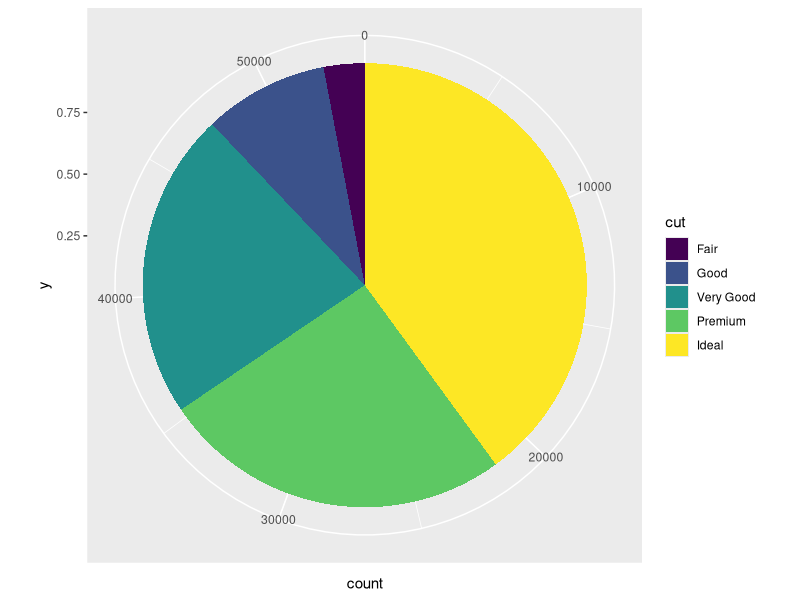
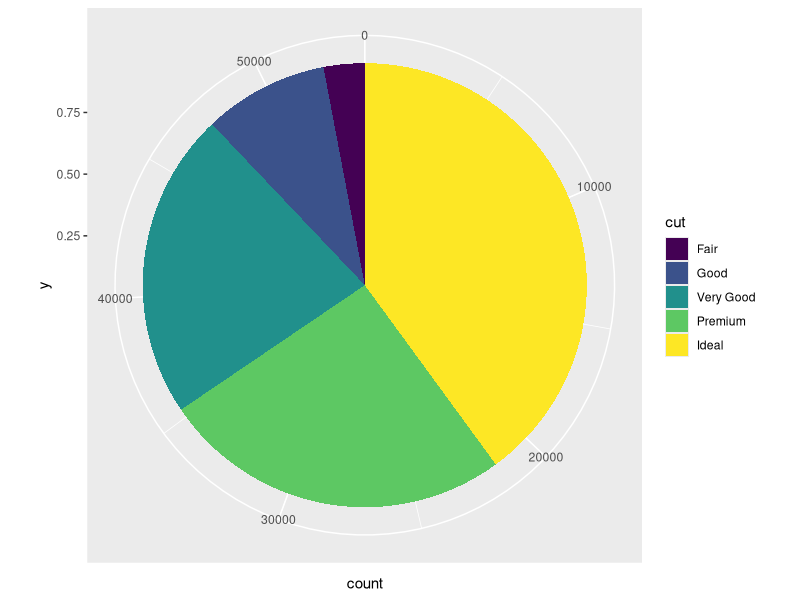
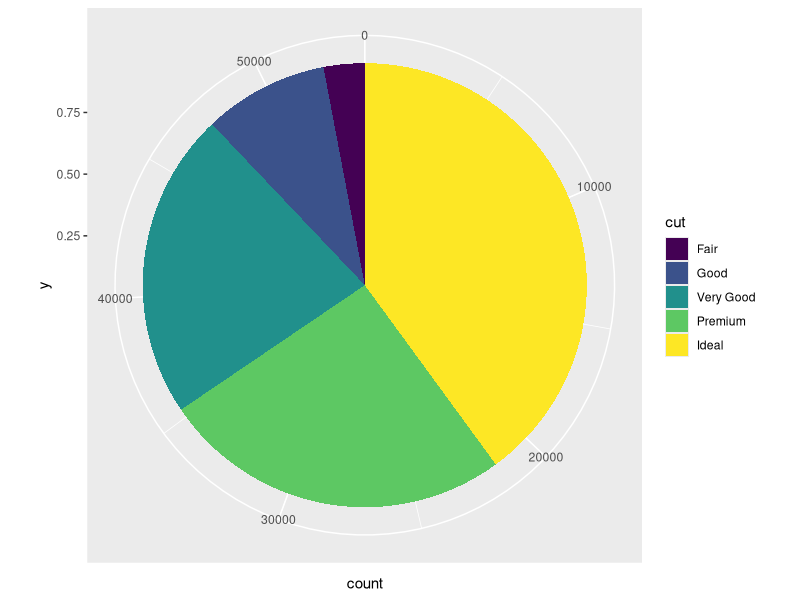
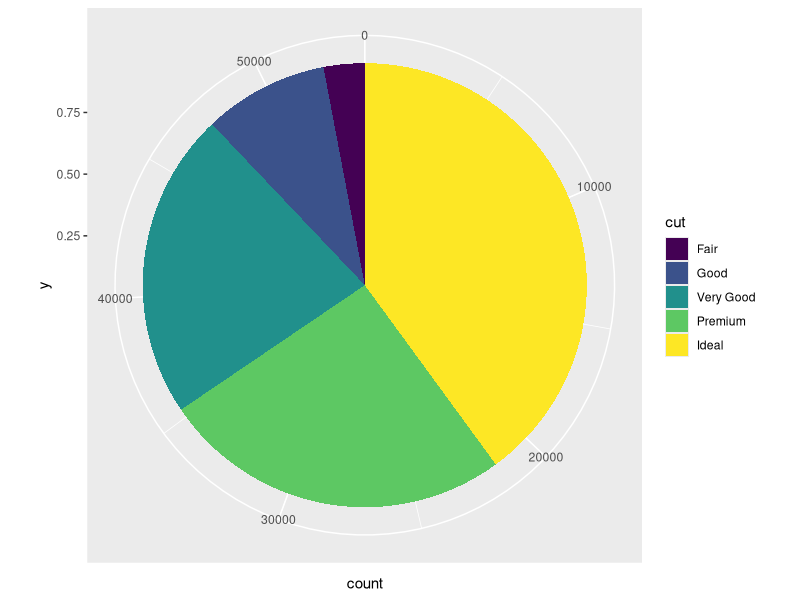

Source code (R) for these figures, in order: (Note: this script raises an error after producing the figures.)
## ---- chunk 1
knitr::opts_chunk$set(echo = TRUE, error = T)
options(tidyverse.quiet = TRUE)
## ---- chunk 2
library(ggplot2)
library(tidyverse)
ggplot(diamonds) + 
  aes(y = .5, fill = cut) + 
  geom_bar() + 
  coord_polar()

ggplot(diamonds) + 
  aes(y = .5, fill = cut) + 
  layer(geom = "bar", stat = "count", position = "stack") + 
  coord_polar()

names(ggplot2::StatCount)

StatPie <- ggproto("StatPie", StatCount)

ggplot(diamonds) + 
  aes(y = .5, fill = cut) + 
  layer(geom = "bar", stat = "pie", position = "stack") + 
  coord_polar()

ggplot2::StatCount$default_aes

StatPie$default_aes <- aes(x = after_stat(count), y = .5, weight = 1)

ggplot(diamonds) + 
  aes(y = .5, fill = cut) + 
  layer(geom = "bar", stat = "pie", position = "stack") + 
  coord_polar()

ggplot(diamonds) + 
  aes(fill = cut) + 
  layer(geom = "bar", stat = "pie", position = "stack") + 
  coord_polar()


ggplot2::StatCount$setup_params

StatPie$setup_params <- function (self, data, params) 
{
    params$flipped_aes <- has_flipped_aes(data, params, main_is_orthogonal = FALSE)
    has_x <- !(is.null(data$x) && is.null(params$x))
    has_y <- !(is.null(data$y) && is.null(params$y))
    # if (!has_x && !has_y) {
    #     cli::cli_abort("{.fn {snake_class(self)}} requires an {.field x} or {.field y} aesthetic.")
    # }
    # if (has_x && has_y) {
    #     cli::cli_abort("{.fn {snake_class(self)}} must only have an {.field x} {.emph or} {.field y} aesthetic.")
    # }
    if (is.null(params$width)) {
        x <- if (params$flipped_aes) 
            "y"
        else "x"
        params$width <- resolution(data[[x]]) * 0.9
    }
    params
}

ggplot(diamonds) + 
  aes(fill = cut) + 
  layer(geom = "bar", stat = "pie", position = "stack") + 
  coord_polar()

ggplot2::StatCount$required_aes

StatPie$required_aes <- character

ggplot(diamonds) + 
  aes(fill = cut) + 
  layer(geom = "bar", stat = "pie", position = "stack") + 
  coord_polar()

ggplot2::StatCount$extra_params
ggplot2::StatCount$super
ggplot2::StatCount$compute_group
ggplot2::StatCount$required_aes




ggplot2::StatCount$dropped_aes

names(ggplot2::GeomBar)


ggplot2::GeomBar$setup_data
ggplot2::GeomBar$rename_size
ggplot2::GeomBar$non_missing_aes
ggplot2::GeomBar$extra_params
ggplot2::GeomBar$super
ggplot2::GeomBar$required_aes
ggplot2::GeomBar$draw_panel
ggplot2::GeomBar$setup_params



## ---- chunk 3
ggplot2::geom_point
## ---- chunk 4
names(ggplot2::StatIdentity)

ggplot2::StatIdentity$compute_layer
ggplot2::StatIdentity$super
## ---- chunk 5
names(ggplot2::GeomPoint)
ggplot2::GeomPoint$non_missing_aes
ggplot2::GeomPoint$draw_key
ggplot2::GeomPoint$default_aes
ggplot2::GeomPoint$super
ggplot2::GeomPoint$required_aes
ggplot2::GeomPoint$draw_panel

